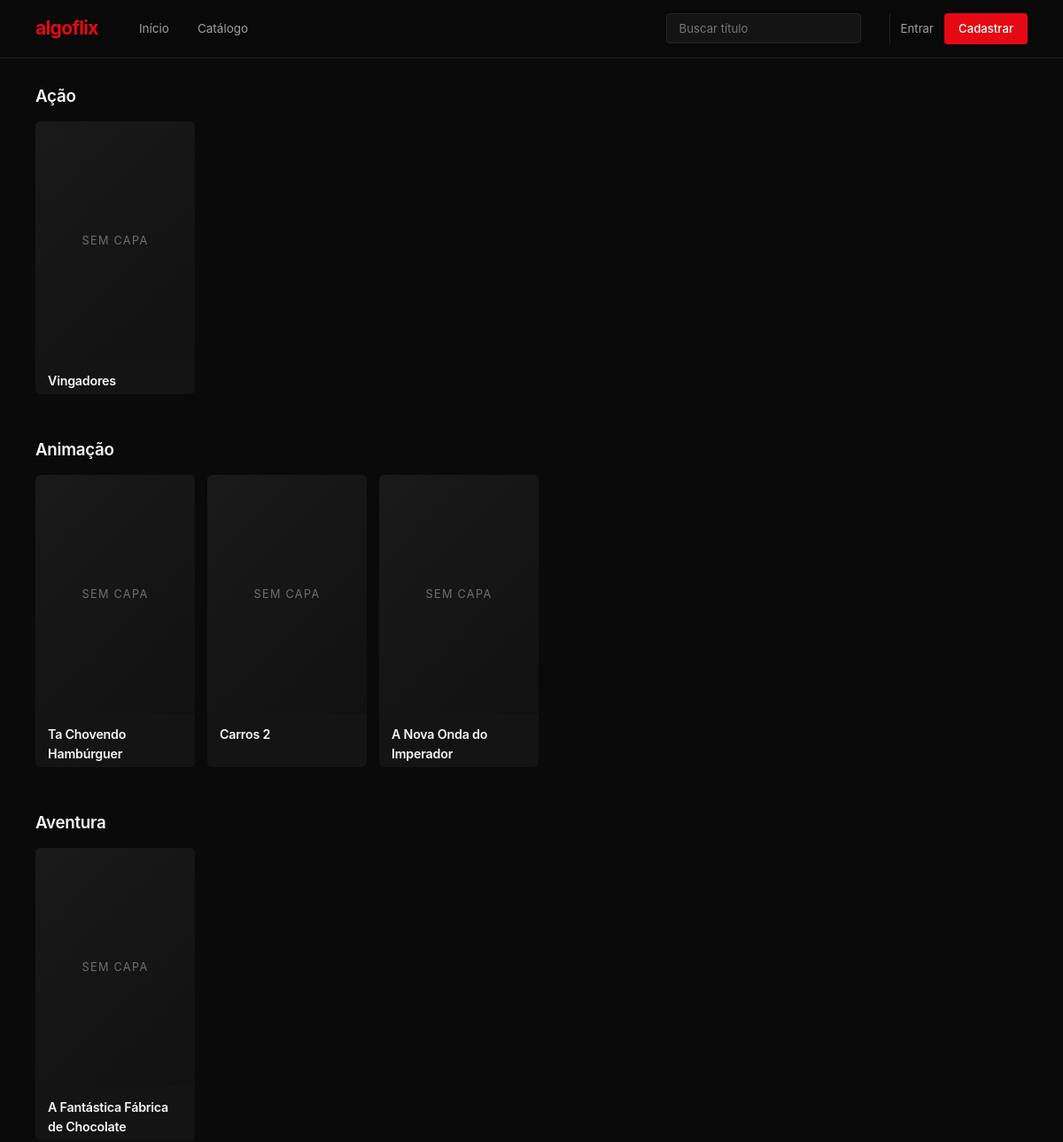
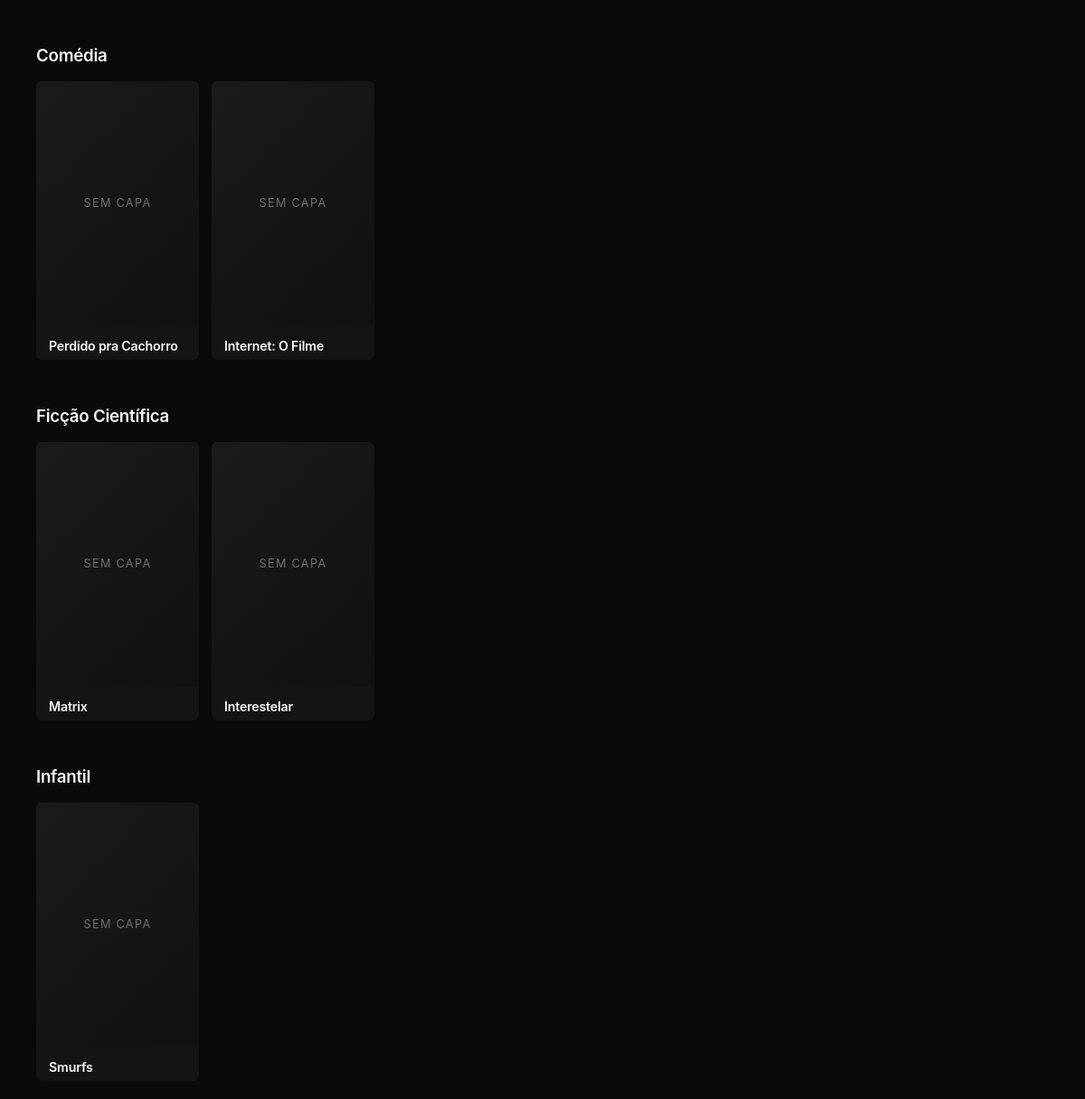
The page / on the database its author committed (2 pictures, top to bottom).
### tables this page shows
CREATE TABLE categorias (
    id INT AUTO_INCREMENT PRIMARY KEY,
    nome VARCHAR(80) NOT NULL UNIQUE
);

CREATE TABLE filmes (
    id INT AUTO_INCREMENT PRIMARY KEY,
    titulo VARCHAR(255) NOT NULL,
    descricao TEXT,
    capa VARCHAR(255),
    ano YEAR,
    duracao INT COMMENT 'em minutos',
    tipo ENUM('filme','serie') NOT NULL DEFAULT 'filme',
    categoria_id INT,
    FOREIGN KEY (categoria_id) REFERENCES categorias(id) ON DELETE SET NULL
);

### config/Database.php (called while the page is built)
<?php
class Database
{
    private static $instance = null;
    public static function getConnection()
    {
        if (self::$instance === null)
        {
            self::$instance = new PDO(
                "mysql:host=localhost:3307;dbname=netflix_db;charset=utf8",
                "root",
                ""
            );
            self::$instance->setAttribute(
                PDO::ATTR_ERRMODE,
                PDO::ERRMODE_EXCEPTION
            );
        }
        return self::$instance;
    }
}

### models/Categoria.php (called while the page is built, shortened)
<?php
require_once __DIR__ . '/../config/Database.php';
class Categoria
{
    private $pdo;
    public function __construct()
    {
        $this->pdo = Database::getConnection();
    }
    public function listarTodas()
    {
        $sql = "SELECT * FROM categorias ORDER BY nome ASC";
        return $this->pdo->query($sql)->fetchAll(PDO::FETCH_ASSOC);
    }
}

### models/Filme.php (called while the page is built, shortened)
<?php
require_once __DIR__ . '/../config/Database.php';
class Filme
{
    private $pdo;
    public function __construct()
    {
        $this->pdo = Database::getConnection();
    }
    public function listarPorCategoria($categoria_id)
    {
        $sql = "SELECT f.*, c.nome AS categoria_nome
                FROM filmes f
                LEFT JOIN categorias c ON c.id = f.categoria_id
                WHERE f.categoria_id = :cat";
        $stmt = $this->pdo->prepare($sql);
        $stmt->execute([':cat' => $categoria_id]);
        return $stmt->fetchAll(PDO::FETCH_ASSOC);
    }
}

### index.php (the view, shortened to what this page needs)
<?php
require_once __DIR__ . '/models/Filme.php';
require_once __DIR__ . '/models/Categoria.php';
$filmeModel = new Filme();
$categorias = (new Categoria())->listarTodas();
?>
<!DOCTYPE html>
<html lang="pt-br">
<head>
    <link rel="stylesheet" href="<?= BASE_URL ?>/assets/css/style.css">
</head>
<body>
<?php include __DIR__ . '/views/partials/header.php'; ?>
<main class="home">
    <?php foreach ($categorias as $cat): ?>
        <?php $filmes = $filmeModel->listarPorCategoria($cat['id']); ?>
        <?php if (!empty($filmes)): ?>
            <section class="carrossel">
                <h2><?= htmlspecialchars($cat['nome']) ?></h2>
                <div class="trilha">
                    <?php foreach ($filmes as $f): ?>
                        <a class="card pequeno" href="<?= BASE_URL ?>/controllers/FilmeController.php?action=detalhes&id=<?= $f['id'] ?>">
                            <?php if (!empty($f['capa'])): ?>
                                <img src="<?= htmlspecialchars($f['capa']) ?>" alt="">
                            <?php else: ?>
                                <div class="capa-placeholder"></div>
                            <?php endif; ?>
                            <h3><?= htmlspecialchars($f['titulo']) ?></h3>
                        </a>
                    <?php endforeach; ?>
                </div>
            </section>
        <?php endif; ?>
    <?php endforeach; ?>
</main>
</body>
</html>

### views/partials/header.php (shortened to what this page needs)
<header class="topo">
    <a href="<?= BASE_URL ?>/index.php" class="marca">algoflix</a>
    <nav class="nav-principal">
        <a href="<?= BASE_URL ?>/index.php">Início</a>
        <a href="<?= BASE_URL ?>/controllers/FilmeController.php?action=index">Catálogo</a>
    </nav>
    <form method="GET" action="<?= BASE_URL ?>/controllers/FilmeController.php" class="busca">
        <input type="search" name="q" placeholder="Buscar título" required>
    </form>
    <div class="conta">
        <?php if (!empty($_SESSION['usuario_id'])): ?>
            <a href="<?= BASE_URL ?>/controllers/UserController.php?action=perfil" class="usuario">
                <?= htmlspecialchars($_SESSION['usuario_nome'] ?? 'Perfil') ?>
            </a>
            <a href="<?= BASE_URL ?>/controllers/LoginController.php?action=sair" class="link-sutil">Sair</a>
        <?php else: ?>
            <a href="<?= BASE_URL ?>/controllers/LoginController.php?action=index" class="link-sutil">Entrar</a>
            <a href="<?= BASE_URL ?>/controllers/UserController.php?action=index" class="botao-entrar">Cadastrar</a>
        <?php endif; ?>
    </div>
</header>

### assets/css/style.css (style rules this page uses)
:root { --bg: #0a0a0a; --surface: #141414; --surface-2: #1a1a1a; --border: #232323; --text: #f5f5f5; --text-dim: #a0a0a0; --text-mute: #6e6e6e; --brand: #e50914; --brand-hover: #f6121d; --success: #46d369; }
* { box-sizing: border-box; }
html, body { margin: 0; padding: 0; }
body { background: var(--bg); color: var(--text); font-family: -apple-system, BlinkMacSystemFont, "Segoe UI", Roboto, "Helvetica Neue", Arial, sans-serif; font-size: 15px; line-height: 1.55; min-height: 100vh; -webkit-font-smoothing: antialiased; }
h1, h2, h3, h4 { font-weight: 600; letter-spacing: -0.015em; margin: 0 0 12px; }
h2 { font-size: 1.2em; color: var(--text); }
h3 { font-size: 1em; }
a { color: var(--text); text-decoration: none; transition: color .15s ease; }
main { min-height: calc(100vh - 60px); }
.topo { display: grid; grid-template-columns: auto 1fr auto auto; align-items: center; gap: 32px; padding: 14px 40px; background: rgba(10, 10, 10, 0.92); backdrop-filter: blur(10px); border-bottom: 1px solid var(--border); position: sticky; top: 0; z-index: 100; }
.topo .marca { color: var(--brand); font-size: 1.4em; font-weight: 700; letter-spacing: -0.03em; text-transform: lowercase; }
.topo .nav-principal { display: flex; gap: 4px; }
.topo .nav-principal a { color: var(--text-dim); font-size: 0.9em; padding: 8px 14px; border-radius: 4px; transition: background .15s ease, color .15s ease; }
.topo .busca { display: flex; }
.topo .busca input[type=search] { padding: 8px 14px; border-radius: 4px; border: 1px solid var(--border); background: var(--surface); color: var(--text); font-size: 0.88em; width: 220px; font-family: inherit; transition: border-color .15s ease, width .2s ease; }
.topo .conta { display: flex; align-items: center; gap: 12px; padding-left: 12px; border-left: 1px solid var(--border); }
.topo .conta .link-sutil { color: var(--text-dim); font-size: 0.88em; }
.topo .conta .botao-entrar { background: var(--brand); color: #fff; padding: 7px 16px; border-radius: 4px; font-size: 0.88em; font-weight: 500; }
.card { background: var(--surface); border-radius: 6px; overflow: hidden; transition: transform .2s ease, box-shadow .2s ease; display: flex; flex-direction: column; }
.card h3 { font-size: 0.95em; padding: 12px 14px 4px; margin: 0; color: var(--text); }
.capa-placeholder { width: 100%; aspect-ratio: 2/3; background: linear-gradient(135deg, var(--surface-2) 0%, #111 100%); display: flex; align-items: center; justify-content: center; color: var(--text-mute); font-size: 0.85em; letter-spacing: 0.1em; text-transform: uppercase; }
.capa-placeholder::after { content: 'Sem capa'; }
.home .carrossel { padding: 28px 40px 8px; }
.home .carrossel h2 { color: var(--text); font-size: 1.25em; margin-bottom: 14px; }
.home .trilha { display: flex; gap: 14px; overflow-x: auto; padding-bottom: 12px; scrollbar-width: thin; scrollbar-color: var(--border) transparent; }
.home .card.pequeno { flex: 0 0 180px; }

### rows shown on the page
categorias: nome "Ação"
filmes: titulo "Vingadores"
categorias: nome "Animação"
filmes: titulo "Ta Chovendo Hambúrguer"
filmes: titulo "Carros 2"
filmes: titulo "A Nova Onda do Imperador"
categorias: nome "Aventura"
filmes: titulo "A Fantástica Fábrica de Chocolate"
categorias: nome "Comédia"
filmes: titulo "Perdido pra Cachorro"
filmes: titulo "Internet: O Filme"
categorias: nome "Ficção Científica"
filmes: titulo "Matrix"
filmes: titulo "Interestelar"
categorias: nome "Infantil"
filmes: titulo "Smurfs"
